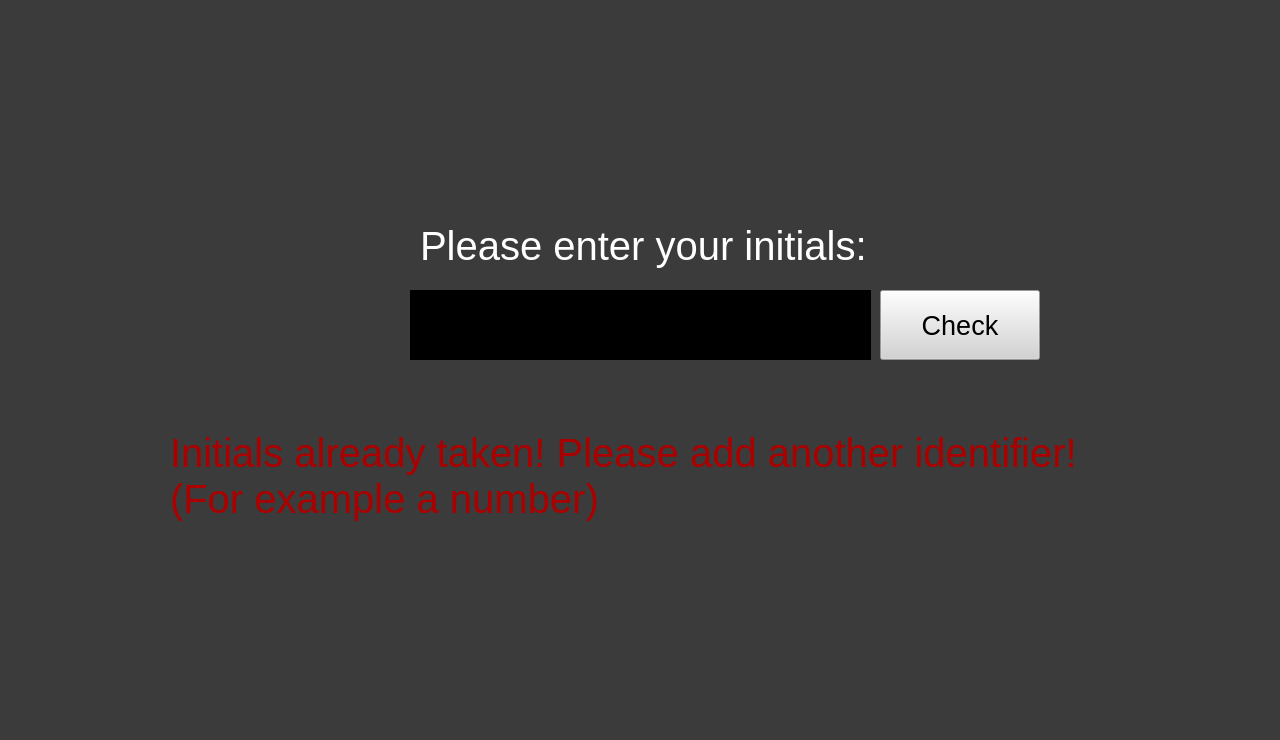
<?xml version="1.0" encoding="UTF-8"?>
<ui version="4.0">
 <class>initials</class>
 <widget class="QWidget" name="initials">
  <property name="geometry">
   <rect>
    <x>0</x>
    <y>0</y>
    <width>1280</width>
    <height>740</height>
   </rect>
  </property>
  <property name="windowTitle">
   <string>Form</string>
  </property>
  <property name="styleSheet">
   <string notr="true">background-color: rgb(59, 59, 59)</string>
  </property>
  <widget class="QLabel" name="label">
   <property name="enabled">
    <bool>true</bool>
   </property>
   <property name="geometry">
    <rect>
     <x>420</x>
     <y>190</y>
     <width>471</width>
     <height>111</height>
    </rect>
   </property>
   <property name="font">
    <font>
     <pointsize>30</pointsize>
    </font>
   </property>
   <property name="styleSheet">
    <string notr="true">color: rgb(255,255,255)</string>
   </property>
   <property name="text">
    <string>Please enter your initials:</string>
   </property>
  </widget>
  <widget class="QTextEdit" name="textEdit">
   <property name="geometry">
    <rect>
     <x>410</x>
     <y>290</y>
     <width>461</width>
     <height>70</height>
    </rect>
   </property>
   <property name="font">
    <font>
     <pointsize>32</pointsize>
    </font>
   </property>
   <property name="styleSheet">
    <string notr="true">background-color: rgb(0, 0, 0);
color: rgb(255, 255, 255);</string>
   </property>
   <property name="html">
    <string>&lt;!DOCTYPE HTML PUBLIC &quot;-//W3C//DTD HTML 4.0//EN&quot; &quot;http://www.w3.org/TR/REC-html40/strict.dtd&quot;&gt;
&lt;html&gt;&lt;head&gt;&lt;meta name=&quot;qrichtext&quot; content=&quot;1&quot; /&gt;&lt;meta charset=&quot;utf-8&quot; /&gt;&lt;style type=&quot;text/css&quot;&gt;
p, li { white-space: pre-wrap; }
&lt;/style&gt;&lt;/head&gt;&lt;body style=&quot; font-family:'Segoe UI'; font-size:32pt; font-weight:400; font-style:normal;&quot;&gt;
&lt;p style=&quot;-qt-paragraph-type:empty; margin-top:0px; margin-bottom:0px; margin-left:0px; margin-right:0px; -qt-block-indent:0; text-indent:0px;&quot;&gt;&lt;br /&gt;&lt;/p&gt;&lt;/body&gt;&lt;/html&gt;</string>
   </property>
   <property name="acceptRichText">
    <bool>true</bool>
   </property>
   <property name="textInteractionFlags">
    <set>Qt::TextEditable</set>
   </property>
  </widget>
  <widget class="QLabel" name="label_2">
   <property name="enabled">
    <bool>true</bool>
   </property>
   <property name="geometry">
    <rect>
     <x>170</x>
     <y>420</y>
     <width>921</width>
     <height>111</height>
    </rect>
   </property>
   <property name="font">
    <font>
     <pointsize>30</pointsize>
    </font>
   </property>
   <property name="mouseTracking">
    <bool>false</bool>
   </property>
   <property name="styleSheet">
    <string notr="true">color: rgb(170, 0, 0);</string>
   </property>
   <property name="text">
    <string>Initials already taken! Please add another identifier! 
(For example a number)</string>
   </property>
  </widget>
  <widget class="QPushButton" name="pushButton">
   <property name="geometry">
    <rect>
     <x>880</x>
     <y>290</y>
     <width>160</width>
     <height>70</height>
    </rect>
   </property>
   <property name="font">
    <font>
     <pointsize>20</pointsize>
    </font>
   </property>
   <property name="styleSheet">
    <string notr="true">background-color: rgb(211, 211, 211);
color: rgb(0, 0, 0);
</string>
   </property>
   <property name="text">
    <string>Check</string>
   </property>
  </widget>
 </widget>
 <resources/>
 <connections/>
</ui>
